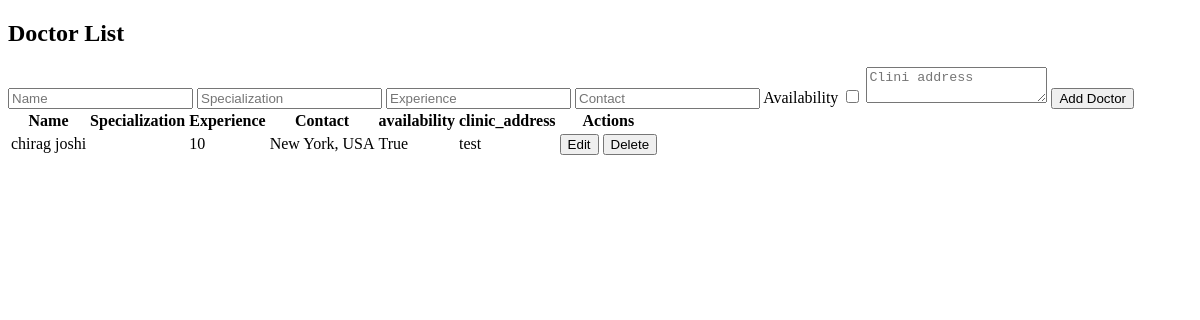
/doctorlist_ajax/, run on an earlier commit of the app's database.
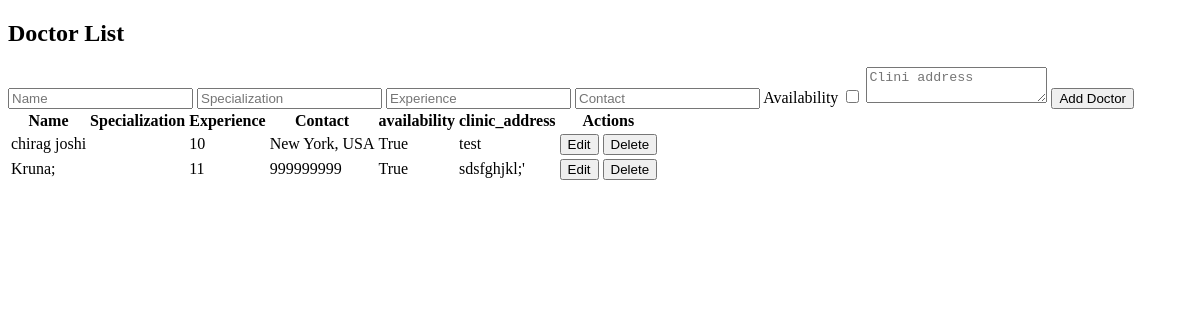
And on a later commit of the database.
### myapp/models.py (models this page shows, shortened)
class Doctor(models.Model):
    name = models.CharField(max_length=100)
    specialty = models.CharField(max_length=100)
    experience = models.IntegerField()
    contact = models.CharField(max_length=15)
    availability = models.BooleanField(default=True)
    clinic_address = models.TextField()

### myapp/views.py (the view)
# urls.py: path('doctorlist_ajax/', views.doctor_list_ajax, name='doctor_list_ajax'),
def doctor_list_ajax(request):
    doctors = Doctor.objects.all()
    return render(request, 'myapp/doctor_list_ajax.html', {'doctors': doctors})

### myapp/templates/myapp/doctor_list_ajax.html (shortened to what this page needs)
<!DOCTYPE html>
<html>
<head>
</head>
<body>
    <h2>Doctor List</h2>
    <form id="addDoctorForm">
        <input type="text" id="name" placeholder="Name" required>
        <input type="text" id="specialization" placeholder="Specialization" required>
        <input type="number" id="experience" placeholder="Experience" required>
        <input type="text" id="contact" placeholder="Contact" required>
        <label for="availability">Availability</label>
        <input type="checkbox" id="availability" value="True" required>
        <textarea id="clinic_address" placeholder="Clini address" required></textarea>
        <button type="submit">Add Doctor</button>
    </form>
    <table >
        <thead>
            <tr>
                <th>Name</th>
                <th>Specialization</th>
                <th>Experience</th>
                <th>Contact</th>
                <th>availability</th>
                <th>clinic_address</th>
                <th>Actions</th>
            </tr>
        </thead>
        <tbody id="doctorTable">
            {% for doctor in doctors %}
            <tr id="doctor-{{ doctor.id }}">
                <td>{{ doctor.name }}</td>
                <td>{{ doctor.specialization }}</td>
                <td>{{ doctor.experience }}</td>
                <td>{{ doctor.contact }}</td>
                <td>{{ doctor.availability }}</td>
                <td>{{ doctor.clinic_address }}</td>
                <td>
                    <button onclick="editDoctor({{ doctor.id }})">Edit</button>
                    <button onclick="deleteDoctor({{ doctor.id }})">Delete</button>
                </td>
            </tr>
            {% endfor %}
        </tbody>
    </table>
</body>
</html>

What changed in the data, as far as the page shows it:
added Doctor: name "Kruna;", experience "11", contact "999999999", availability "True", clinic_address "sdsfghjkl;'"
